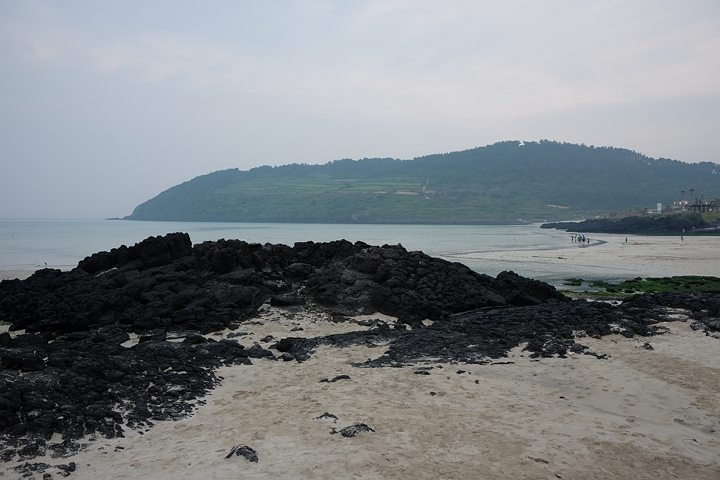
#> input picture ch09/img1.jpg, 720 x 480 px
$ python matchin_test.py
#> lines starting #> are read from the running program, lines starting #| are printed output that depends on the picture
import sys
import cv2
import numpy as np

src1 = cv2.imread('img1.jpg', cv2.IMREAD_GRAYSCALE)
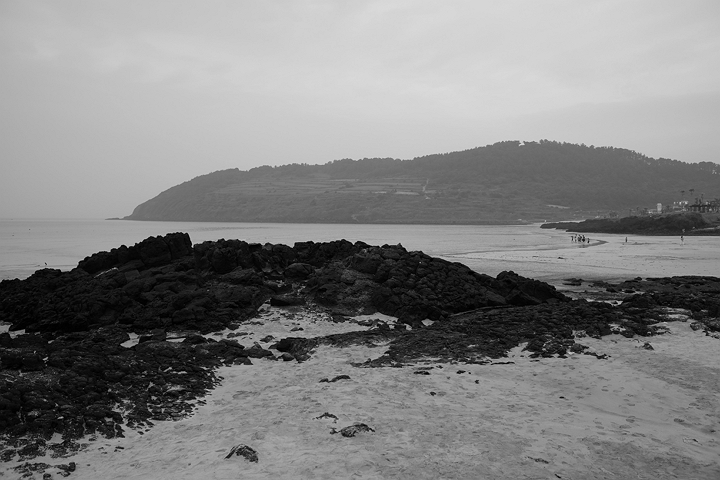
#> src1: shape (480, 720); min 0, max 219, mean 129.5
src2 = cv2.imread('img2.jpg', cv2.IMREAD_GRAYSCALE)
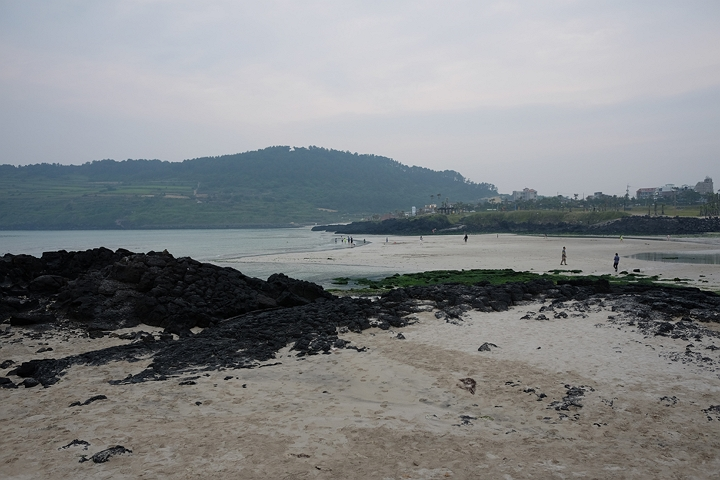
#> input picture ch09/img2.jpg, 720 x 480 px
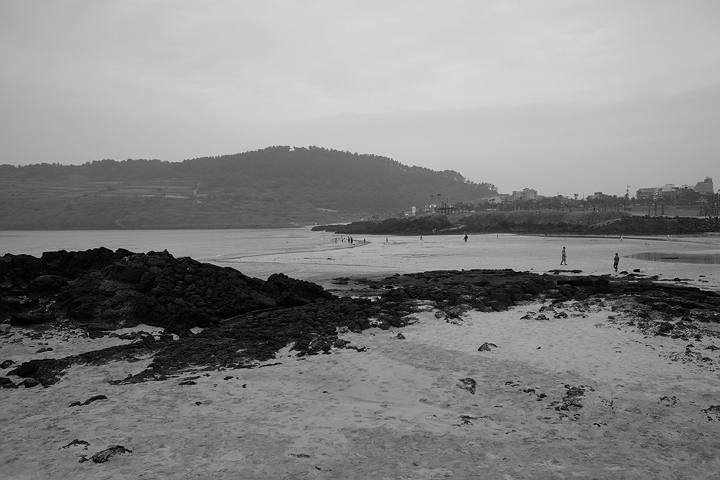
#> src2: shape (480, 720); min 0, max 218, mean 131.7

if src1 is None or src2 is None:
    print('사진없음')
    sys.exit()


feature = cv2.KAZE_create()

kp1, desc1 = feature.detectAndCompute(src1, None)
#> kp1 = 883 keypoints; strongest (x, y, size): (131, 342, 12.3), (290, 347, 24.8), (199, 234, 16.1), (131, 341, 9.8)
kp2, desc2 = feature.detectAndCompute(src2, None)
#> kp2 = 823 keypoints; strongest (x, y, size): (503, 289, 34.6), (195, 330, 7.2), (40, 380, 25.7), (590, 258, 26.2)

matcher = cv2.BFMatcher_create()
matches = matcher.match(desc1, desc2)
#> matches = 883 matches

dst = cv2.drawMatches(src1, kp1, src2, kp2, matches, None)
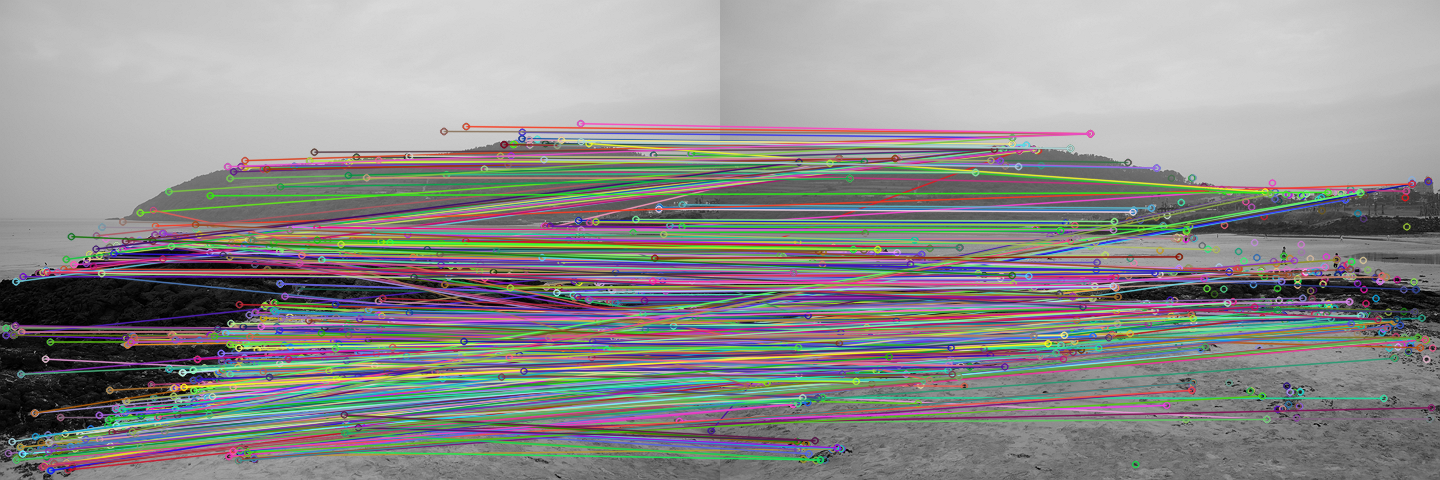
#> dst: shape (480, 1440, 3); mean of channels 0, 1, 2 141.2, 141.7, 142.6; drawn as B, G, R

cv2.imshow('dst', dst)
cv2.waitKey()
cv2.destroyAllWindows()
